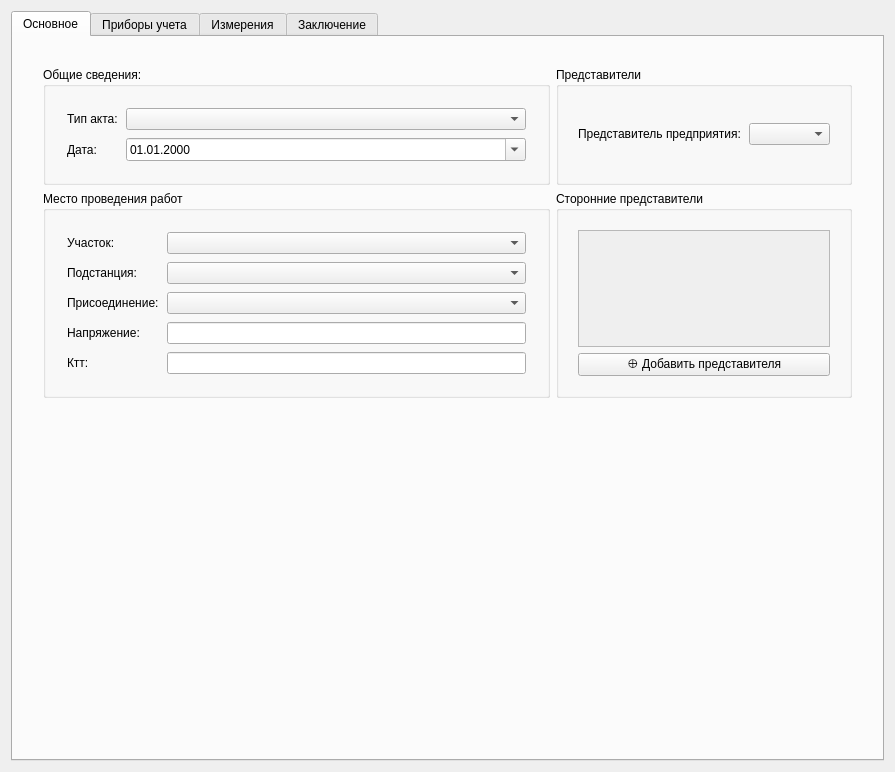
<?xml version="1.0" encoding="UTF-8"?>
<ui version="4.0">
 <class>CreateActWidget</class>
 <widget class="QWidget" name="CreateActWidget">
  <property name="geometry">
   <rect>
    <x>0</x>
    <y>0</y>
    <width>895</width>
    <height>772</height>
   </rect>
  </property>
  <property name="windowTitle">
   <string>CreateActWidget</string>
  </property>
  <layout class="QVBoxLayout" name="verticalLayout_7">
   <item>
    <widget class="QTabWidget" name="actTabWidget">
     <property name="currentIndex">
      <number>0</number>
     </property>
     <widget class="QWidget" name="mainTab">
      <attribute name="title">
       <string>Основное</string>
      </attribute>
      <layout class="QGridLayout" name="gridLayout_5">
       <item row="0" column="0">
        <layout class="QVBoxLayout" name="mainTabLayout">
         <property name="spacing">
          <number>10</number>
         </property>
         <property name="leftMargin">
          <number>12</number>
         </property>
         <property name="topMargin">
          <number>12</number>
         </property>
         <property name="rightMargin">
          <number>12</number>
         </property>
         <property name="bottomMargin">
          <number>12</number>
         </property>
         <item>
          <widget class="QWidget" name="mainContentWidget" native="true">
           <layout class="QGridLayout" name="gridLayout_3">
            <item row="0" column="0">
             <layout class="QGridLayout" name="mainContentGridLayout" columnstretch="1,1">
              <item row="0" column="1">
               <widget class="QGroupBox" name="employeeGroupBox">
                <property name="sizePolicy">
                 <sizepolicy hsizetype="Preferred" vsizetype="Minimum">
                  <horstretch>0</horstretch>
                  <verstretch>0</verstretch>
                 </sizepolicy>
                </property>
                <property name="title">
                 <string>Представители</string>
                </property>
                <layout class="QGridLayout" name="gridLayout_4">
                 <item row="1" column="0">
                  <layout class="QGridLayout" name="employeeGridLayout">
                   <property name="leftMargin">
                    <number>10</number>
                   </property>
                   <property name="topMargin">
                    <number>10</number>
                   </property>
                   <property name="rightMargin">
                    <number>10</number>
                   </property>
                   <property name="bottomMargin">
                    <number>10</number>
                   </property>
                   <property name="spacing">
                    <number>8</number>
                   </property>
                   <item row="0" column="0">
                    <widget class="QLabel" name="emplyeeLabel">
                     <property name="text">
                      <string>Представитель предприятия:</string>
                     </property>
                    </widget>
                   </item>
                   <item row="0" column="1">
                    <widget class="QComboBox" name="employeeComboBox">
                     <property name="sizePolicy">
                      <sizepolicy hsizetype="Expanding" vsizetype="Fixed">
                       <horstretch>0</horstretch>
                       <verstretch>0</verstretch>
                      </sizepolicy>
                     </property>
                    </widget>
                   </item>
                  </layout>
                 </item>
                </layout>
               </widget>
              </item>
              <item row="0" column="0">
               <widget class="QGroupBox" name="generalDataGroupBox">
                <property name="sizePolicy">
                 <sizepolicy hsizetype="Preferred" vsizetype="Preferred">
                  <horstretch>0</horstretch>
                  <verstretch>0</verstretch>
                 </sizepolicy>
                </property>
                <property name="title">
                 <string>Общие сведения:</string>
                </property>
                <layout class="QGridLayout" name="gridLayout_8">
                 <item row="0" column="0">
                  <layout class="QGridLayout" name="generalDataGridLayout">
                   <property name="leftMargin">
                    <number>12</number>
                   </property>
                   <property name="topMargin">
                    <number>12</number>
                   </property>
                   <property name="rightMargin">
                    <number>12</number>
                   </property>
                   <property name="bottomMargin">
                    <number>12</number>
                   </property>
                   <property name="spacing">
                    <number>8</number>
                   </property>
                   <item row="0" column="1">
                    <widget class="QLabel" name="actTypeLabel">
                     <property name="text">
                      <string>Тип акта:</string>
                     </property>
                    </widget>
                   </item>
                   <item row="0" column="2">
                    <widget class="QComboBox" name="actTypeComboBox">
                     <property name="sizePolicy">
                      <sizepolicy hsizetype="Expanding" vsizetype="Fixed">
                       <horstretch>0</horstretch>
                       <verstretch>0</verstretch>
                      </sizepolicy>
                     </property>
                     <property name="minimumSize">
                      <size>
                       <width>400</width>
                       <height>0</height>
                      </size>
                     </property>
                    </widget>
                   </item>
                   <item row="1" column="2">
                    <widget class="QDateEdit" name="actDateEdit">
                     <property name="sizePolicy">
                      <sizepolicy hsizetype="Expanding" vsizetype="Fixed">
                       <horstretch>0</horstretch>
                       <verstretch>0</verstretch>
                      </sizepolicy>
                     </property>
                     <property name="displayFormat">
                      <string>dd.MM.yyyy</string>
                     </property>
                     <property name="calendarPopup">
                      <bool>true</bool>
                     </property>
                    </widget>
                   </item>
                   <item row="1" column="1">
                    <widget class="QLabel" name="actDateLabel">
                     <property name="text">
                      <string>Дата:</string>
                     </property>
                    </widget>
                   </item>
                  </layout>
                 </item>
                </layout>
               </widget>
              </item>
              <item row="1" column="0">
               <widget class="QGroupBox" name="locationGroupBox">
                <property name="title">
                 <string>Место проведения работ</string>
                </property>
                <layout class="QGridLayout" name="gridLayout_2">
                 <item row="3" column="0">
                  <layout class="QGridLayout" name="loactionGridLayout">
                   <property name="leftMargin">
                    <number>12</number>
                   </property>
                   <property name="topMargin">
                    <number>12</number>
                   </property>
                   <property name="rightMargin">
                    <number>12</number>
                   </property>
                   <property name="bottomMargin">
                    <number>12</number>
                   </property>
                   <property name="spacing">
                    <number>8</number>
                   </property>
                   <item row="3" column="1">
                    <widget class="QLineEdit" name="voltageLineEdit">
                     <property name="readOnly">
                      <bool>true</bool>
                     </property>
                    </widget>
                   </item>
                   <item row="0" column="0">
                    <widget class="QLabel" name="areaLabel">
                     <property name="text">
                      <string>Участок:</string>
                     </property>
                    </widget>
                   </item>
                   <item row="1" column="0">
                    <widget class="QLabel" name="substationLabel">
                     <property name="text">
                      <string>Подстанция:</string>
                     </property>
                    </widget>
                   </item>
                   <item row="2" column="0">
                    <widget class="QLabel" name="connectionLabel">
                     <property name="text">
                      <string>Присоединение:</string>
                     </property>
                    </widget>
                   </item>
                   <item row="3" column="0">
                    <widget class="QLabel" name="voltageLabel">
                     <property name="text">
                      <string>Напряжение:</string>
                     </property>
                    </widget>
                   </item>
                   <item row="1" column="1">
                    <widget class="QComboBox" name="substationComboBox"/>
                   </item>
                   <item row="0" column="1">
                    <widget class="QComboBox" name="areaComboBox"/>
                   </item>
                   <item row="2" column="1">
                    <widget class="QComboBox" name="connectionComboBox"/>
                   </item>
                   <item row="4" column="0">
                    <widget class="QLabel" name="ctRatioLabel">
                     <property name="text">
                      <string>Ктт:</string>
                     </property>
                    </widget>
                   </item>
                   <item row="4" column="1">
                    <widget class="QLineEdit" name="ctRatioLineEdit">
                     <property name="readOnly">
                      <bool>true</bool>
                     </property>
                    </widget>
                   </item>
                  </layout>
                 </item>
                </layout>
               </widget>
              </item>
              <item row="1" column="1">
               <widget class="QGroupBox" name="externalRepresentativesGroupBox">
                <property name="title">
                 <string>Сторонние представители</string>
                </property>
                <layout class="QGridLayout" name="gridLayout_10">
                 <item row="0" column="0">
                  <layout class="QVBoxLayout" name="verticalLayout">
                   <property name="leftMargin">
                    <number>10</number>
                   </property>
                   <property name="topMargin">
                    <number>10</number>
                   </property>
                   <property name="rightMargin">
                    <number>10</number>
                   </property>
                   <property name="bottomMargin">
                    <number>10</number>
                   </property>
                   <item>
                    <widget class="QScrollArea" name="scrollArea">
                     <property name="widgetResizable">
                      <bool>true</bool>
                     </property>
                     <widget class="QWidget" name="scrollAreaWidgetContents">
                      <property name="geometry">
                       <rect>
                        <x>0</x>
                        <y>0</y>
                        <width>253</width>
                        <height>130</height>
                       </rect>
                      </property>
                      <layout class="QVBoxLayout" name="verticalLayout_8">
                       <property name="spacing">
                        <number>0</number>
                       </property>
                       <property name="leftMargin">
                        <number>0</number>
                       </property>
                       <property name="topMargin">
                        <number>0</number>
                       </property>
                       <property name="rightMargin">
                        <number>0</number>
                       </property>
                       <property name="bottomMargin">
                        <number>0</number>
                       </property>
                       <item>
                        <layout class="QVBoxLayout" name="scrollVerticalLayout">
                         <property name="spacing">
                          <number>0</number>
                         </property>
                         <item>
                          <widget class="QWidget" name="externalRepresentativesContainer" native="true">
                           <layout class="QVBoxLayout" name="verticalLayout_2">
                            <item>
                             <layout class="QVBoxLayout" name="externalRepresentativesContainerLayout"/>
                            </item>
                           </layout>
                          </widget>
                         </item>
                        </layout>
                       </item>
                      </layout>
                     </widget>
                    </widget>
                   </item>
                   <item>
                    <widget class="QPushButton" name="addExternalRepresentativeButton">
                     <property name="text">
                      <string>⊕ Добавить представителя</string>
                     </property>
                    </widget>
                   </item>
                  </layout>
                 </item>
                </layout>
               </widget>
              </item>
             </layout>
            </item>
           </layout>
          </widget>
         </item>
         <item>
          <spacer name="verticalSpacer">
           <property name="orientation">
            <enum>Qt::Orientation::Vertical</enum>
           </property>
           <property name="sizeType">
            <enum>QSizePolicy::Policy::Expanding</enum>
           </property>
           <property name="sizeHint" stdset="0">
            <size>
             <width>20</width>
             <height>40</height>
            </size>
           </property>
          </spacer>
         </item>
        </layout>
       </item>
      </layout>
     </widget>
     <widget class="QWidget" name="metersTab">
      <attribute name="title">
       <string>Приборы учета</string>
      </attribute>
      <widget class="QWidget" name="verticalLayoutWidget_4">
       <property name="geometry">
        <rect>
         <x>20</x>
         <y>10</y>
         <width>701</width>
         <height>491</height>
        </rect>
       </property>
       <layout class="QVBoxLayout" name="verticalLayout_15">
        <item>
         <widget class="QGroupBox" name="primaryMeterGroupBox">
          <property name="title">
           <string>Прибор учета</string>
          </property>
          <layout class="QVBoxLayout" name="verticalLayout_6">
           <item>
            <widget class="QWidget" name="meterContainerWidget" native="true">
             <layout class="QVBoxLayout" name="verticalLayout_3"/>
            </widget>
           </item>
          </layout>
         </widget>
        </item>
        <item>
         <widget class="QGroupBox" name="secondaryMeterGroupBox">
          <property name="title">
           <string>Устанавливаемый прибор</string>
          </property>
          <layout class="QVBoxLayout" name="verticalLayout_4">
           <item>
            <widget class="QWidget" name="secondMeterContainerWidget" native="true">
             <layout class="QVBoxLayout" name="verticalLayout_5"/>
            </widget>
           </item>
          </layout>
         </widget>
        </item>
       </layout>
      </widget>
     </widget>
     <widget class="QWidget" name="measurementsTab">
      <attribute name="title">
       <string>Измерения</string>
      </attribute>
      <widget class="QWidget" name="verticalLayoutWidget_3">
       <property name="geometry">
        <rect>
         <x>10</x>
         <y>10</y>
         <width>701</width>
         <height>491</height>
        </rect>
       </property>
       <layout class="QVBoxLayout" name="verticalLayout_14">
        <item>
         <widget class="QGroupBox" name="vectorDiagramGroupBox">
          <property name="title">
           <string>Векторная диаграмма</string>
          </property>
          <layout class="QVBoxLayout" name="verticalLayout_10">
           <item>
            <widget class="QCheckBox" name="hasVectorDiagramCheckBox">
             <property name="text">
              <string>Векторная диаграмма</string>
             </property>
            </widget>
           </item>
           <item>
            <widget class="QWidget" name="vectorDiagramContainerWidget" native="true">
             <layout class="QVBoxLayout" name="verticalLayout_12">
              <property name="leftMargin">
               <number>0</number>
              </property>
              <property name="topMargin">
               <number>0</number>
              </property>
              <property name="rightMargin">
               <number>0</number>
              </property>
              <property name="bottomMargin">
               <number>0</number>
              </property>
             </layout>
            </widget>
           </item>
           <item>
            <widget class="QWidget" name="replacementDurationWidget" native="true">
             <layout class="QHBoxLayout" name="horizontalLayout_5">
              <property name="leftMargin">
               <number>0</number>
              </property>
              <property name="topMargin">
               <number>0</number>
              </property>
              <property name="rightMargin">
               <number>0</number>
              </property>
              <property name="bottomMargin">
               <number>0</number>
              </property>
              <item>
               <widget class="QLabel" name="label_10">
                <property name="text">
                 <string>Время замены прибора учета</string>
                </property>
               </widget>
              </item>
              <item>
               <widget class="QSpinBox" name="spinBox">
                <property name="keyboardTracking">
                 <bool>true</bool>
                </property>
                <property name="suffix">
                 <string>мин.</string>
                </property>
                <property name="value">
                 <number>1</number>
                </property>
               </widget>
              </item>
             </layout>
            </widget>
           </item>
          </layout>
         </widget>
        </item>
       </layout>
      </widget>
     </widget>
     <widget class="QWidget" name="conclusionTab">
      <attribute name="title">
       <string>Заключение</string>
      </attribute>
      <widget class="QWidget" name="verticalLayoutWidget_2">
       <property name="geometry">
        <rect>
         <x>10</x>
         <y>0</y>
         <width>701</width>
         <height>501</height>
        </rect>
       </property>
       <layout class="QVBoxLayout" name="verticalLayout_13">
        <item>
         <widget class="QGroupBox" name="reasonResultGroupBox">
          <property name="title">
           <string>Заключение</string>
          </property>
          <layout class="QGridLayout" name="gridLayout_7">
           <item row="0" column="0">
            <layout class="QFormLayout" name="formLayout_4">
             <item row="0" column="0">
              <widget class="QLabel" name="label_13">
               <property name="text">
                <string>Причина:</string>
               </property>
              </widget>
             </item>
             <item row="1" column="0">
              <widget class="QLabel" name="label_14">
               <property name="text">
                <string>Результат:</string>
               </property>
              </widget>
             </item>
             <item row="0" column="1">
              <widget class="QPlainTextEdit" name="reasonPlainTextEdit">
               <property name="minimumSize">
                <size>
                 <width>0</width>
                 <height>50</height>
                </size>
               </property>
               <property name="maximumSize">
                <size>
                 <width>16777215</width>
                 <height>80</height>
                </size>
               </property>
               <property name="placeholderText">
                <string>Укажите причину выполнения работ...</string>
               </property>
              </widget>
             </item>
             <item row="1" column="1">
              <widget class="QPlainTextEdit" name="resultPlainTextEdit">
               <property name="minimumSize">
                <size>
                 <width>0</width>
                 <height>50</height>
                </size>
               </property>
               <property name="maximumSize">
                <size>
                 <width>16777215</width>
                 <height>80</height>
                </size>
               </property>
               <property name="placeholderText">
                <string>Укажите результат выполнения работ...</string>
               </property>
              </widget>
             </item>
            </layout>
           </item>
           <item row="2" column="0">
            <widget class="QPushButton" name="clearButton">
             <property name="text">
              <string>Очистить</string>
             </property>
            </widget>
           </item>
           <item row="1" column="0">
            <widget class="QWidget" name="sealWidget" native="true">
             <layout class="QHBoxLayout" name="horizontalLayout_3">
              <property name="leftMargin">
               <number>0</number>
              </property>
              <property name="topMargin">
               <number>0</number>
              </property>
              <property name="rightMargin">
               <number>0</number>
              </property>
              <property name="bottomMargin">
               <number>0</number>
              </property>
              <item>
               <widget class="QLabel" name="label_8">
                <property name="text">
                 <string>Пломба:</string>
                </property>
               </widget>
              </item>
              <item>
               <widget class="QLineEdit" name="sealLineEdit">
                <property name="placeholderText">
                 <string>МРЭТ/22-03</string>
                </property>
               </widget>
              </item>
             </layout>
            </widget>
           </item>
           <item row="3" column="0">
            <widget class="QPushButton" name="createButton">
             <property name="text">
              <string>Сохранить и сформировать DOCX</string>
             </property>
            </widget>
           </item>
          </layout>
         </widget>
        </item>
       </layout>
      </widget>
     </widget>
    </widget>
   </item>
  </layout>
 </widget>
 <resources/>
 <connections/>
</ui>
